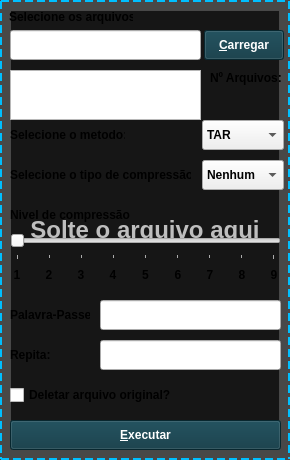
<?xml version="1.0" encoding="UTF-8"?>
<ui version="4.0">
 <author>Gabriel Bragion de Micco</author>
 <class>Window</class>
 <widget class="QWidget" name="Window">
  <property name="enabled">
   <bool>true</bool>
  </property>
  <property name="geometry">
   <rect>
    <x>0</x>
    <y>0</y>
    <width>290</width>
    <height>460</height>
   </rect>
  </property>
  <property name="sizePolicy">
   <sizepolicy hsizetype="Preferred" vsizetype="Expanding">
    <horstretch>0</horstretch>
    <verstretch>0</verstretch>
   </sizepolicy>
  </property>
  <property name="minimumSize">
   <size>
    <width>290</width>
    <height>200</height>
   </size>
  </property>
  <property name="maximumSize">
   <size>
    <width>290</width>
    <height>460</height>
   </size>
  </property>
  <property name="font">
   <font>
    <bold>true</bold>
   </font>
  </property>
  <property name="acceptDrops">
   <bool>true</bool>
  </property>
  <property name="windowTitle">
   <string>ZIPYT</string>
  </property>
  <layout class="QGridLayout" name="gridLayout">
   <property name="sizeConstraint">
    <enum>QLayout::SizeConstraint::SetDefaultConstraint</enum>
   </property>
   <property name="leftMargin">
    <number>0</number>
   </property>
   <property name="topMargin">
    <number>0</number>
   </property>
   <property name="rightMargin">
    <number>0</number>
   </property>
   <property name="bottomMargin">
    <number>0</number>
   </property>
   <item row="0" column="0">
    <widget class="QFrame" name="drag_and_drop">
     <property name="enabled">
      <bool>false</bool>
     </property>
     <property name="sizePolicy">
      <sizepolicy hsizetype="Preferred" vsizetype="Expanding">
       <horstretch>0</horstretch>
       <verstretch>0</verstretch>
      </sizepolicy>
     </property>
     <property name="acceptDrops">
      <bool>true</bool>
     </property>
     <property name="autoFillBackground">
      <bool>false</bool>
     </property>
     <property name="styleSheet">
      <string notr="true">background-color: rgba(0, 0, 0, 0.7);  /* Transparência */
border: 2px dashed #00BFFF;           /* Borda tracejada azul */</string>
     </property>
     <property name="frameShape">
      <enum>QFrame::Shape::StyledPanel</enum>
     </property>
     <property name="frameShadow">
      <enum>QFrame::Shadow::Raised</enum>
     </property>
     <layout class="QVBoxLayout" name="verticalLayout">
      <item>
       <widget class="QLabel" name="label_drag_and_drop">
        <property name="font">
         <font>
          <pointsize>18</pointsize>
          <bold>true</bold>
         </font>
        </property>
        <property name="styleSheet">
         <string notr="true">border: none;</string>
        </property>
        <property name="frameShape">
         <enum>QFrame::Shape::NoFrame</enum>
        </property>
        <property name="text">
         <string>Solte o arquivo aqui</string>
        </property>
        <property name="alignment">
         <set>Qt::AlignmentFlag::AlignCenter</set>
        </property>
       </widget>
      </item>
     </layout>
    </widget>
   </item>
  </layout>
  <widget class="QLabel" name="label_files">
   <property name="geometry">
    <rect>
     <x>9</x>
     <y>9</y>
     <width>124</width>
     <height>16</height>
    </rect>
   </property>
   <property name="sizePolicy">
    <sizepolicy hsizetype="Preferred" vsizetype="Expanding">
     <horstretch>0</horstretch>
     <verstretch>0</verstretch>
    </sizepolicy>
   </property>
   <property name="text">
    <string>Selecione os arquivos:</string>
   </property>
  </widget>
  <widget class="QLineEdit" name="input_files">
   <property name="geometry">
    <rect>
     <x>10</x>
     <y>30</y>
     <width>191</width>
     <height>30</height>
    </rect>
   </property>
   <property name="sizePolicy">
    <sizepolicy hsizetype="Preferred" vsizetype="Expanding">
     <horstretch>0</horstretch>
     <verstretch>0</verstretch>
    </sizepolicy>
   </property>
   <property name="minimumSize">
    <size>
     <width>0</width>
     <height>30</height>
    </size>
   </property>
   <property name="maximumSize">
    <size>
     <width>16777215</width>
     <height>30</height>
    </size>
   </property>
  </widget>
  <widget class="QPushButton" name="btn_load">
   <property name="geometry">
    <rect>
     <x>204</x>
     <y>30</y>
     <width>80</width>
     <height>30</height>
    </rect>
   </property>
   <property name="sizePolicy">
    <sizepolicy hsizetype="Preferred" vsizetype="Expanding">
     <horstretch>0</horstretch>
     <verstretch>0</verstretch>
    </sizepolicy>
   </property>
   <property name="minimumSize">
    <size>
     <width>0</width>
     <height>30</height>
    </size>
   </property>
   <property name="maximumSize">
    <size>
     <width>16777215</width>
     <height>30</height>
    </size>
   </property>
   <property name="font">
    <font>
     <bold>true</bold>
    </font>
   </property>
   <property name="autoFillBackground">
    <bool>false</bool>
   </property>
   <property name="styleSheet">
    <string notr="true">QPushButton {
    background-color: #0B3642;   /* Azul ZYPit */
    color: white;
    font-weight: bold;
}

</string>
   </property>
   <property name="text">
    <string>&amp;Carregar</string>
   </property>
  </widget>
  <widget class="QLabel" name="label_method">
   <property name="geometry">
    <rect>
     <x>10</x>
     <y>120</y>
     <width>115</width>
     <height>30</height>
    </rect>
   </property>
   <property name="sizePolicy">
    <sizepolicy hsizetype="Preferred" vsizetype="Expanding">
     <horstretch>0</horstretch>
     <verstretch>0</verstretch>
    </sizepolicy>
   </property>
   <property name="minimumSize">
    <size>
     <width>0</width>
     <height>30</height>
    </size>
   </property>
   <property name="maximumSize">
    <size>
     <width>16777215</width>
     <height>30</height>
    </size>
   </property>
   <property name="text">
    <string>Selecione o metodo:</string>
   </property>
  </widget>
  <widget class="QSlider" name="slider_level">
   <property name="geometry">
    <rect>
     <x>10</x>
     <y>230</y>
     <width>271</width>
     <height>30</height>
    </rect>
   </property>
   <property name="sizePolicy">
    <sizepolicy hsizetype="Preferred" vsizetype="Expanding">
     <horstretch>0</horstretch>
     <verstretch>0</verstretch>
    </sizepolicy>
   </property>
   <property name="minimumSize">
    <size>
     <width>0</width>
     <height>30</height>
    </size>
   </property>
   <property name="maximumSize">
    <size>
     <width>16777215</width>
     <height>30</height>
    </size>
   </property>
   <property name="minimum">
    <number>1</number>
   </property>
   <property name="maximum">
    <number>9</number>
   </property>
   <property name="orientation">
    <enum>Qt::Orientation::Horizontal</enum>
   </property>
   <property name="tickPosition">
    <enum>QSlider::TickPosition::TicksBelow</enum>
   </property>
   <property name="tickInterval">
    <number>1</number>
   </property>
  </widget>
  <widget class="QComboBox" name="select_method">
   <property name="geometry">
    <rect>
     <x>202</x>
     <y>120</y>
     <width>82</width>
     <height>30</height>
    </rect>
   </property>
   <property name="sizePolicy">
    <sizepolicy hsizetype="Preferred" vsizetype="Expanding">
     <horstretch>0</horstretch>
     <verstretch>0</verstretch>
    </sizepolicy>
   </property>
   <property name="minimumSize">
    <size>
     <width>0</width>
     <height>30</height>
    </size>
   </property>
   <property name="maximumSize">
    <size>
     <width>16777215</width>
     <height>30</height>
    </size>
   </property>
   <item>
    <property name="text">
     <string>TAR</string>
    </property>
   </item>
   <item>
    <property name="text">
     <string>ZIP</string>
    </property>
   </item>
   <item>
    <property name="text">
     <string>GZ</string>
    </property>
   </item>
   <item>
    <property name="text">
     <string>LZMA</string>
    </property>
   </item>
  </widget>
  <widget class="QLabel" name="label_compress">
   <property name="geometry">
    <rect>
     <x>10</x>
     <y>160</y>
     <width>181</width>
     <height>30</height>
    </rect>
   </property>
   <property name="sizePolicy">
    <sizepolicy hsizetype="Preferred" vsizetype="Expanding">
     <horstretch>0</horstretch>
     <verstretch>0</verstretch>
    </sizepolicy>
   </property>
   <property name="minimumSize">
    <size>
     <width>0</width>
     <height>30</height>
    </size>
   </property>
   <property name="maximumSize">
    <size>
     <width>16777215</width>
     <height>30</height>
    </size>
   </property>
   <property name="text">
    <string>Selecione o tipo de compressão:</string>
   </property>
  </widget>
  <widget class="QLabel" name="label_level">
   <property name="geometry">
    <rect>
     <x>10</x>
     <y>200</y>
     <width>120</width>
     <height>30</height>
    </rect>
   </property>
   <property name="sizePolicy">
    <sizepolicy hsizetype="Preferred" vsizetype="Expanding">
     <horstretch>0</horstretch>
     <verstretch>0</verstretch>
    </sizepolicy>
   </property>
   <property name="minimumSize">
    <size>
     <width>0</width>
     <height>30</height>
    </size>
   </property>
   <property name="maximumSize">
    <size>
     <width>16777215</width>
     <height>30</height>
    </size>
   </property>
   <property name="text">
    <string>Nivel de compressão:</string>
   </property>
  </widget>
  <widget class="QWidget" name="layoutWidget">
   <property name="geometry">
    <rect>
     <x>10</x>
     <y>260</y>
     <width>271</width>
     <height>30</height>
    </rect>
   </property>
   <property name="sizePolicy">
    <sizepolicy hsizetype="Preferred" vsizetype="Expanding">
     <horstretch>0</horstretch>
     <verstretch>0</verstretch>
    </sizepolicy>
   </property>
   <property name="minimumSize">
    <size>
     <width>0</width>
     <height>30</height>
    </size>
   </property>
   <property name="maximumSize">
    <size>
     <width>16777215</width>
     <height>30</height>
    </size>
   </property>
   <layout class="QHBoxLayout" name="label_numbers">
    <property name="spacing">
     <number>18</number>
    </property>
    <item>
     <widget class="QLabel" name="label_5">
      <property name="minimumSize">
       <size>
        <width>0</width>
        <height>30</height>
       </size>
      </property>
      <property name="maximumSize">
       <size>
        <width>16777215</width>
        <height>30</height>
       </size>
      </property>
      <property name="text">
       <string>1</string>
      </property>
      <property name="alignment">
       <set>Qt::AlignmentFlag::AlignCenter</set>
      </property>
     </widget>
    </item>
    <item>
     <widget class="QLabel" name="label_9">
      <property name="minimumSize">
       <size>
        <width>0</width>
        <height>30</height>
       </size>
      </property>
      <property name="maximumSize">
       <size>
        <width>16777215</width>
        <height>30</height>
       </size>
      </property>
      <property name="text">
       <string>2</string>
      </property>
      <property name="alignment">
       <set>Qt::AlignmentFlag::AlignCenter</set>
      </property>
     </widget>
    </item>
    <item>
     <widget class="QLabel" name="label_8">
      <property name="minimumSize">
       <size>
        <width>0</width>
        <height>30</height>
       </size>
      </property>
      <property name="maximumSize">
       <size>
        <width>16777215</width>
        <height>30</height>
       </size>
      </property>
      <property name="text">
       <string>3</string>
      </property>
      <property name="alignment">
       <set>Qt::AlignmentFlag::AlignCenter</set>
      </property>
     </widget>
    </item>
    <item>
     <widget class="QLabel" name="label_12">
      <property name="minimumSize">
       <size>
        <width>0</width>
        <height>30</height>
       </size>
      </property>
      <property name="maximumSize">
       <size>
        <width>16777215</width>
        <height>30</height>
       </size>
      </property>
      <property name="text">
       <string>4</string>
      </property>
      <property name="alignment">
       <set>Qt::AlignmentFlag::AlignCenter</set>
      </property>
     </widget>
    </item>
    <item>
     <widget class="QLabel" name="label_13">
      <property name="minimumSize">
       <size>
        <width>0</width>
        <height>30</height>
       </size>
      </property>
      <property name="maximumSize">
       <size>
        <width>16777215</width>
        <height>30</height>
       </size>
      </property>
      <property name="text">
       <string>5</string>
      </property>
      <property name="alignment">
       <set>Qt::AlignmentFlag::AlignCenter</set>
      </property>
     </widget>
    </item>
    <item>
     <widget class="QLabel" name="label_10">
      <property name="minimumSize">
       <size>
        <width>0</width>
        <height>30</height>
       </size>
      </property>
      <property name="maximumSize">
       <size>
        <width>16777215</width>
        <height>30</height>
       </size>
      </property>
      <property name="text">
       <string>6</string>
      </property>
      <property name="alignment">
       <set>Qt::AlignmentFlag::AlignCenter</set>
      </property>
     </widget>
    </item>
    <item>
     <widget class="QLabel" name="label_11">
      <property name="minimumSize">
       <size>
        <width>0</width>
        <height>30</height>
       </size>
      </property>
      <property name="maximumSize">
       <size>
        <width>16777215</width>
        <height>30</height>
       </size>
      </property>
      <property name="text">
       <string>7</string>
      </property>
      <property name="alignment">
       <set>Qt::AlignmentFlag::AlignCenter</set>
      </property>
     </widget>
    </item>
    <item>
     <widget class="QLabel" name="label_7">
      <property name="minimumSize">
       <size>
        <width>0</width>
        <height>30</height>
       </size>
      </property>
      <property name="maximumSize">
       <size>
        <width>16777215</width>
        <height>30</height>
       </size>
      </property>
      <property name="text">
       <string>8</string>
      </property>
      <property name="alignment">
       <set>Qt::AlignmentFlag::AlignCenter</set>
      </property>
     </widget>
    </item>
    <item>
     <widget class="QLabel" name="label_6">
      <property name="minimumSize">
       <size>
        <width>0</width>
        <height>30</height>
       </size>
      </property>
      <property name="maximumSize">
       <size>
        <width>16777215</width>
        <height>30</height>
       </size>
      </property>
      <property name="text">
       <string>9</string>
      </property>
      <property name="alignment">
       <set>Qt::AlignmentFlag::AlignCenter</set>
      </property>
     </widget>
    </item>
   </layout>
  </widget>
  <widget class="QLineEdit" name="input_password">
   <property name="geometry">
    <rect>
     <x>100</x>
     <y>300</y>
     <width>181</width>
     <height>30</height>
    </rect>
   </property>
   <property name="sizePolicy">
    <sizepolicy hsizetype="Preferred" vsizetype="Expanding">
     <horstretch>0</horstretch>
     <verstretch>0</verstretch>
    </sizepolicy>
   </property>
   <property name="minimumSize">
    <size>
     <width>0</width>
     <height>30</height>
    </size>
   </property>
   <property name="maximumSize">
    <size>
     <width>16777215</width>
     <height>30</height>
    </size>
   </property>
   <property name="maxLength">
    <number>32</number>
   </property>
   <property name="echoMode">
    <enum>QLineEdit::EchoMode::PasswordEchoOnEdit</enum>
   </property>
  </widget>
  <widget class="QLabel" name="label_password">
   <property name="geometry">
    <rect>
     <x>10</x>
     <y>300</y>
     <width>80</width>
     <height>30</height>
    </rect>
   </property>
   <property name="sizePolicy">
    <sizepolicy hsizetype="Preferred" vsizetype="Expanding">
     <horstretch>0</horstretch>
     <verstretch>0</verstretch>
    </sizepolicy>
   </property>
   <property name="minimumSize">
    <size>
     <width>0</width>
     <height>30</height>
    </size>
   </property>
   <property name="maximumSize">
    <size>
     <width>16777215</width>
     <height>30</height>
    </size>
   </property>
   <property name="text">
    <string>Palavra-Passe:</string>
   </property>
  </widget>
  <widget class="QPushButton" name="btn_exec">
   <property name="geometry">
    <rect>
     <x>10</x>
     <y>420</y>
     <width>271</width>
     <height>30</height>
    </rect>
   </property>
   <property name="sizePolicy">
    <sizepolicy hsizetype="Preferred" vsizetype="Expanding">
     <horstretch>0</horstretch>
     <verstretch>0</verstretch>
    </sizepolicy>
   </property>
   <property name="minimumSize">
    <size>
     <width>0</width>
     <height>30</height>
    </size>
   </property>
   <property name="maximumSize">
    <size>
     <width>16777215</width>
     <height>30</height>
    </size>
   </property>
   <property name="styleSheet">
    <string notr="true">QPushButton {
    background-color: #0B3642;   /* Azul ZYPit */
    color: white;
    font-weight: bold;
}

</string>
   </property>
   <property name="text">
    <string>&amp;Executar</string>
   </property>
  </widget>
  <widget class="QLabel" name="label_repeat">
   <property name="geometry">
    <rect>
     <x>10</x>
     <y>340</y>
     <width>40</width>
     <height>30</height>
    </rect>
   </property>
   <property name="sizePolicy">
    <sizepolicy hsizetype="Preferred" vsizetype="Expanding">
     <horstretch>0</horstretch>
     <verstretch>0</verstretch>
    </sizepolicy>
   </property>
   <property name="minimumSize">
    <size>
     <width>0</width>
     <height>30</height>
    </size>
   </property>
   <property name="maximumSize">
    <size>
     <width>16777215</width>
     <height>30</height>
    </size>
   </property>
   <property name="text">
    <string>Repita:</string>
   </property>
  </widget>
  <widget class="QCheckBox" name="checkbox_delete">
   <property name="geometry">
    <rect>
     <x>10</x>
     <y>380</y>
     <width>166</width>
     <height>30</height>
    </rect>
   </property>
   <property name="sizePolicy">
    <sizepolicy hsizetype="Preferred" vsizetype="Expanding">
     <horstretch>0</horstretch>
     <verstretch>0</verstretch>
    </sizepolicy>
   </property>
   <property name="minimumSize">
    <size>
     <width>0</width>
     <height>30</height>
    </size>
   </property>
   <property name="maximumSize">
    <size>
     <width>16777215</width>
     <height>30</height>
    </size>
   </property>
   <property name="text">
    <string>Deletar arquivo original?</string>
   </property>
  </widget>
  <widget class="QLineEdit" name="input_repeat">
   <property name="geometry">
    <rect>
     <x>100</x>
     <y>340</y>
     <width>181</width>
     <height>30</height>
    </rect>
   </property>
   <property name="sizePolicy">
    <sizepolicy hsizetype="Preferred" vsizetype="Expanding">
     <horstretch>0</horstretch>
     <verstretch>0</verstretch>
    </sizepolicy>
   </property>
   <property name="minimumSize">
    <size>
     <width>0</width>
     <height>30</height>
    </size>
   </property>
   <property name="maximumSize">
    <size>
     <width>16777215</width>
     <height>30</height>
    </size>
   </property>
   <property name="maxLength">
    <number>32</number>
   </property>
   <property name="echoMode">
    <enum>QLineEdit::EchoMode::PasswordEchoOnEdit</enum>
   </property>
  </widget>
  <widget class="QListWidget" name="list_files">
   <property name="geometry">
    <rect>
     <x>10</x>
     <y>70</y>
     <width>191</width>
     <height>50</height>
    </rect>
   </property>
   <property name="sizePolicy">
    <sizepolicy hsizetype="Preferred" vsizetype="Expanding">
     <horstretch>0</horstretch>
     <verstretch>0</verstretch>
    </sizepolicy>
   </property>
   <property name="minimumSize">
    <size>
     <width>0</width>
     <height>50</height>
    </size>
   </property>
   <property name="maximumSize">
    <size>
     <width>16777215</width>
     <height>50</height>
    </size>
   </property>
  </widget>
  <widget class="QLabel" name="label_total_files">
   <property name="geometry">
    <rect>
     <x>210</x>
     <y>70</y>
     <width>71</width>
     <height>16</height>
    </rect>
   </property>
   <property name="sizePolicy">
    <sizepolicy hsizetype="Preferred" vsizetype="Expanding">
     <horstretch>0</horstretch>
     <verstretch>0</verstretch>
    </sizepolicy>
   </property>
   <property name="font">
    <font>
     <bold>true</bold>
    </font>
   </property>
   <property name="text">
    <string>Nº Arquivos:</string>
   </property>
  </widget>
  <widget class="QLabel" name="label_file_count">
   <property name="geometry">
    <rect>
     <x>210</x>
     <y>100</y>
     <width>71</width>
     <height>16</height>
    </rect>
   </property>
   <property name="font">
    <font>
     <bold>true</bold>
    </font>
   </property>
   <property name="text">
    <string/>
   </property>
  </widget>
  <widget class="QComboBox" name="select_compress">
   <property name="geometry">
    <rect>
     <x>202</x>
     <y>160</y>
     <width>82</width>
     <height>30</height>
    </rect>
   </property>
   <property name="sizePolicy">
    <sizepolicy hsizetype="Preferred" vsizetype="Expanding">
     <horstretch>0</horstretch>
     <verstretch>0</verstretch>
    </sizepolicy>
   </property>
   <property name="minimumSize">
    <size>
     <width>0</width>
     <height>30</height>
    </size>
   </property>
   <property name="maximumSize">
    <size>
     <width>16777215</width>
     <height>30</height>
    </size>
   </property>
   <item>
    <property name="text">
     <string>Nenhum</string>
    </property>
   </item>
   <item>
    <property name="text">
     <string>Padrão</string>
    </property>
   </item>
   <item>
    <property name="text">
     <string>BZIP2</string>
    </property>
   </item>
   <item>
    <property name="text">
     <string>GZIP</string>
    </property>
   </item>
   <item>
    <property name="text">
     <string>LZMA</string>
    </property>
   </item>
  </widget>
  <zorder>drag_and_drop</zorder>
  <zorder>label_files</zorder>
  <zorder>input_files</zorder>
  <zorder>btn_load</zorder>
  <zorder>label_method</zorder>
  <zorder>slider_level</zorder>
  <zorder>select_method</zorder>
  <zorder>label_compress</zorder>
  <zorder>label_level</zorder>
  <zorder>layoutWidget</zorder>
  <zorder>input_password</zorder>
  <zorder>label_password</zorder>
  <zorder>btn_exec</zorder>
  <zorder>label_repeat</zorder>
  <zorder>checkbox_delete</zorder>
  <zorder>input_repeat</zorder>
  <zorder>list_files</zorder>
  <zorder>label_total_files</zorder>
  <zorder>label_file_count</zorder>
 </widget>
 <resources/>
 <connections/>
</ui>
